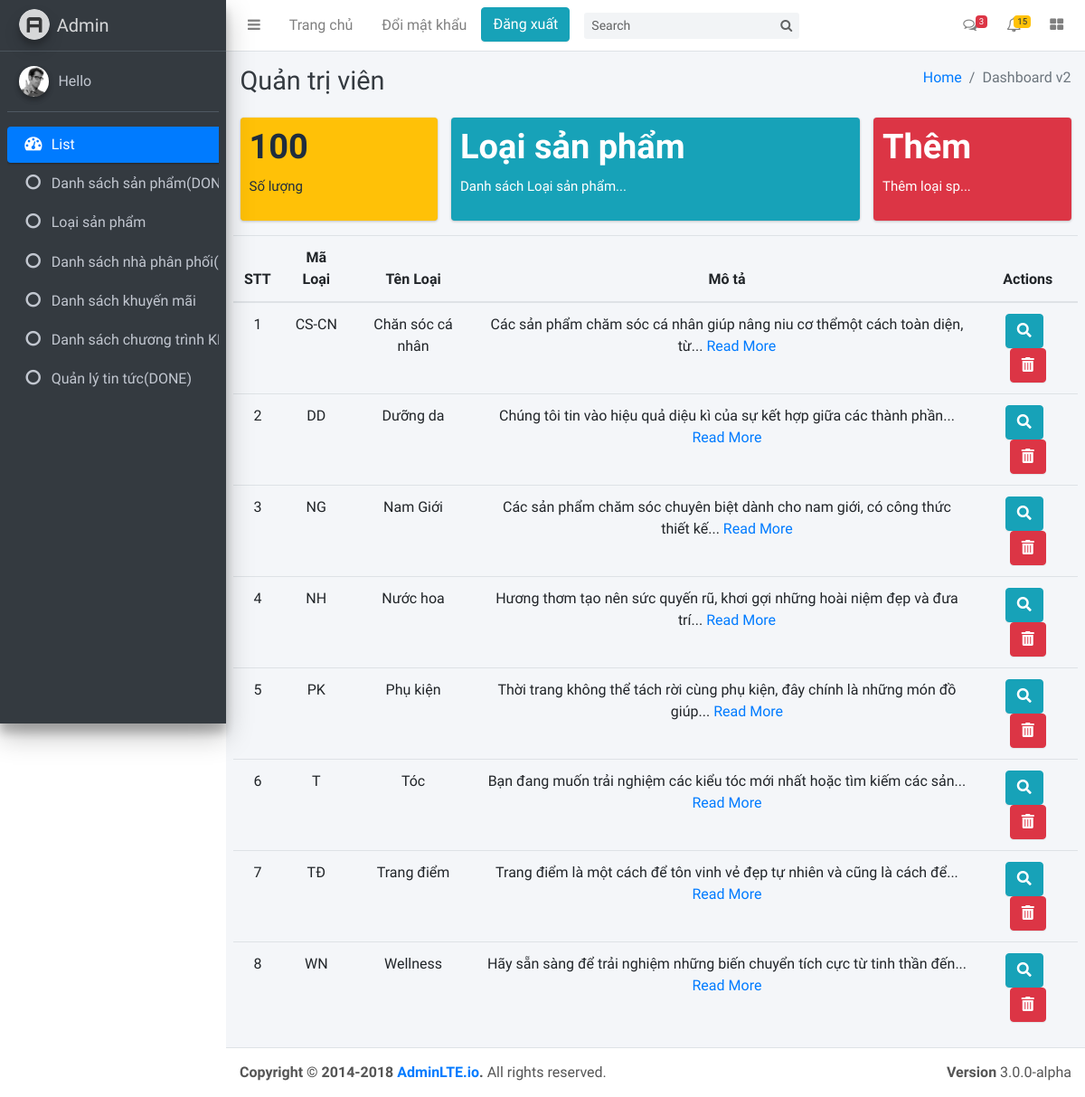
The page /nuochoa/admin/indexAdmin.php?page=loai_sp on the database its author committed.
### tables this page shows
CREATE TABLE `loaisp` (
  `MaLoai` varchar(25) NOT NULL,
  `TenLoai` varchar(250) NOT NULL,
  `Mota` mediumtext NOT NULL
);

### nuochoa/select.php (called while the page is built, shortened)
<?php
    function query_select($sql)
    {
        $table = array();
        try {
            include 'connect.php';
            $stmt = $conn->prepare($sql);
            $stmt->execute();
            $table = $stmt;
        } catch (PDOException $e) {
            echo "connection failed: " . $e->getMessage();
        }
        return $table;
    }
?>

### nuochoa/admin/Select/list-loai-sp.php (the view, shortened to what this page needs)
<div class="row">
    <div class="col-lg-3 col-6">
        <div class="small-box bg-warning">
            <div class="inner">
                <h3>100</h3>
                <p>Số lượng</p>
            </div>
        </div>
    </div>
    <div class="col-lg-6 col-6">
        <div class="small-box bg-info">
            <div class="inner">
                <h3>Loại sản phẩm</h3>
                <p>Danh sách Loại sản phẩm...</p>
            </div>
        </div>
    </div>
    <div class="col-lg-3 col-6">
        <a href="indexAdmin.php?page=them_loai">
            <div class="small-box bg-danger">
                <div class="inner">
                    <h3>Thêm</h3>
                    <p>Thêm loại sp...</p>
                </div>
            </div>
        </a>
    </div>
</div>
<div class="row">
    <table class="table table-hover text-center">
        <thead>
            <tr>
                <th>STT</th>
                <th>Mã Loại</th>
                <th>Tên Loại</th>
                <th>Mô tả</th>
                <th>Actions</th>
            </tr>
        </thead>
        <tbody>
        <?php
            $table = query_select("SELECT * FROM loaisp");
            $count = $table->rowCount();
            $stt = 1;
            if ($count > 0) {
                foreach ($table as $row) {
        ?>
            <tr>
                <td><?php echo $stt++; ?></td>
                <td><?php echo $row['MaLoai'] ?></td>
                <td><?php echo $row['TenLoai'] ?></td>
                <td>
                <?php
                $str = $row['Mota'];
                $str = strip_tags($str);
                if(strlen($str)>100) {
                $strCut = substr($str, 0, 100);
                $str = substr($strCut, 0, strrpos($strCut, ' ')).'... <a href="#">Read More</a>';
                }
                echo $str;
                ?>
                </td>
                <td>
                    <a id="example" href="?makm=<?php echo $row['MaKm']; ?>">
                        <button type="button" class="btn btn-info"  data-toggle="modal" data-target="#myModalDetail">
                            <i class="fas fa-search"></i>
                        </button>
                    </a>&nbsp;
                    <button type="button" class="btn btn-danger">
                        <i class="fas fa-trash-alt"></i>
                    </button>
                </td>
            </tr>
            <?php
                }
            }
            else
            {
                echo "<h2>Hiện tại chưa có sản phẩm...</h2>";
            }
        ?>
        </tbody>
    </table>
</div>

### nuochoa/assets/scss/main.css (style rules this page uses)
html, body, div, span, object, iframe, h1, h2, h3, h4, h5, h6, p, blockquote, pre, abbr, address, cite, code, del, dfn, em, img, ins, kbd, q, samp, small, strong, sub, sup, var, b, i, dl, dt, dd, ol, ul, li, fieldset, form, label, legend, table, caption, tbody, tfoot, thead, tr, th, td, article, aside, canvas, details, figcaption, figure, footer, header, hgroup, menu, nav, section, summary, time, mark, audio, video { margin: 0; padding: 0; border: 0; outline: 0; font-size: 100%; vertical-align: baseline; background: transparent; box-sizing: border-box; -moz-box-sizing: border-box; -webkit-box-sizing: border-box; }
body { font: 15px/1 poppins-regular, Arial, Helvetica, sans-serif; }
a { margin: 0; padding: 0; font-size: 100%; vertical-align: baseline; background: transparent; text-decoration: none; }
table { border-collapse: collapse; border-spacing: 0; }

### rows shown on the page
loaisp: MaLoai "CS-CN", TenLoai "Chăn sóc cá nhân", Mota "Các sản phẩm chăm sóc cá nhân giúp nâng niu cơ thểmột cách toàn diện, từ"
loaisp: MaLoai "DD", TenLoai "Dưỡng da", Mota "Chúng tôi tin vào hiệu quả diệu kì của sự kết hợp giữa các thành phần"
loaisp: MaLoai "NG", TenLoai "Nam Giới", Mota "Các sản phẩm chăm sóc chuyên biệt dành cho nam giới, có công thức thiết kế"
loaisp: MaLoai "NH", TenLoai "Nước hoa", Mota "Hương thơm tạo nên sức quyến rũ, khơi gợi những hoài niệm đẹp và đưa trí"
loaisp: MaLoai "PK", TenLoai "Phụ kiện", Mota "Thời trang không thể tách rời cùng phụ kiện, đây chính là những món đồ giúp"
loaisp: MaLoai "T", TenLoai "Tóc", Mota "Bạn đang muốn trải nghiệm các kiểu tóc mới nhất hoặc tìm kiếm các sản"
loaisp: MaLoai "TĐ", TenLoai "Trang điểm", Mota "Trang điểm là một cách để tôn vinh vẻ đẹp tự nhiên và cũng là cách để"
loaisp: MaLoai "WN", TenLoai "Wellness", Mota "Hãy sẵn sàng để trải nghiệm những biến chuyển tích cực từ tinh thần đến"
